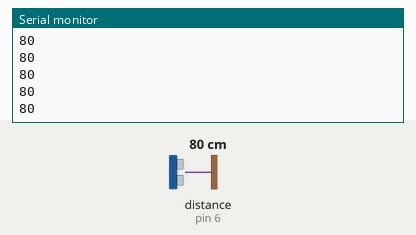
Simulated run of this sketch. Board: Arduino Uno, built with avr-gcc and run on an emulated ATmega328P. Shown: the last lines printed to the serial monitor. The test bench sets the inputs (shaded band); at power-on: distance to the obstacle (sensor on pin 6) 80 cm. The echo pulse lasts 58.3 µs per cm.

Above: at 1.2 s.
1.3 s: distance to the obstacle (sensor on pin 6) set to 2 cm
At 1.31 s:
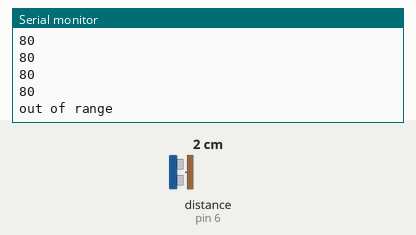
3.2 s: distance to the obstacle (sensor on pin 6) set to 4 cm
At 3.2 s:
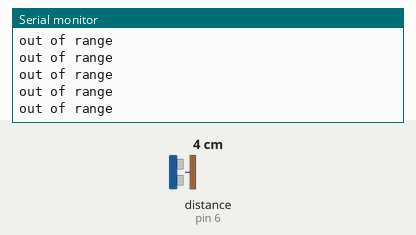

Measured:
- after the input at 1.3 s, the serial monitor: prints a new line at once (image 1)

The sketch:

Lab5-2.ino
```cpp
#include <HCSR04.h>

HCSR04 hc(5, 6); //initialisation class HCSR04 (trig pin , echo pin)

void setup()
{
    Serial.begin(9600);
}

void loop()
{
    int distance = hc.dist();
    if (distance > 100 || distance <= 2) {
        Serial.println("out of range");
    } else {
        Serial.println(distance); // return current distance in serial
    }
    delay(60);                 // we suggest to use over 60ms measurement cycle, in order to prevent trigger signal to the echo signal.
}
```
